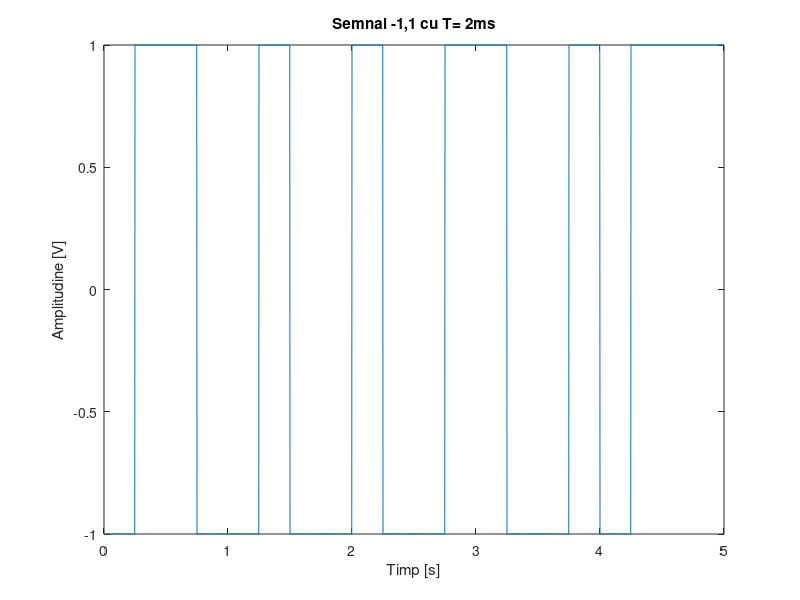
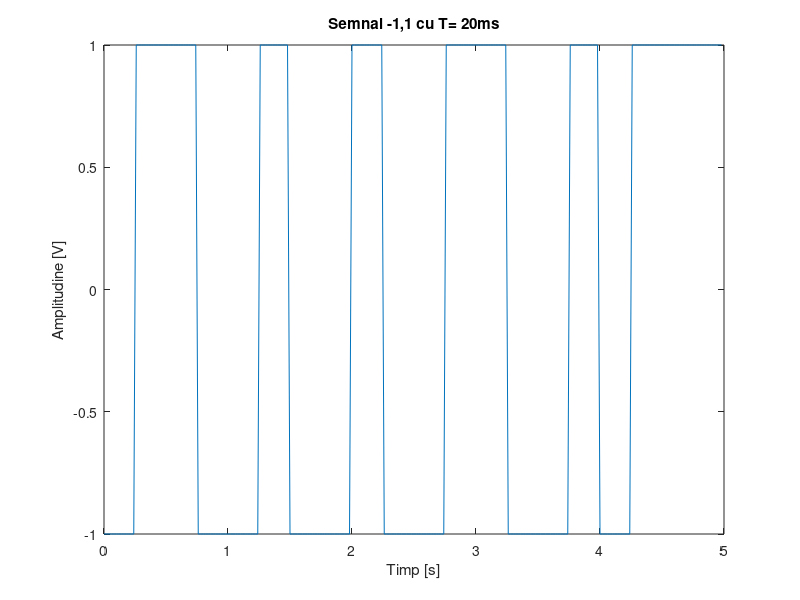
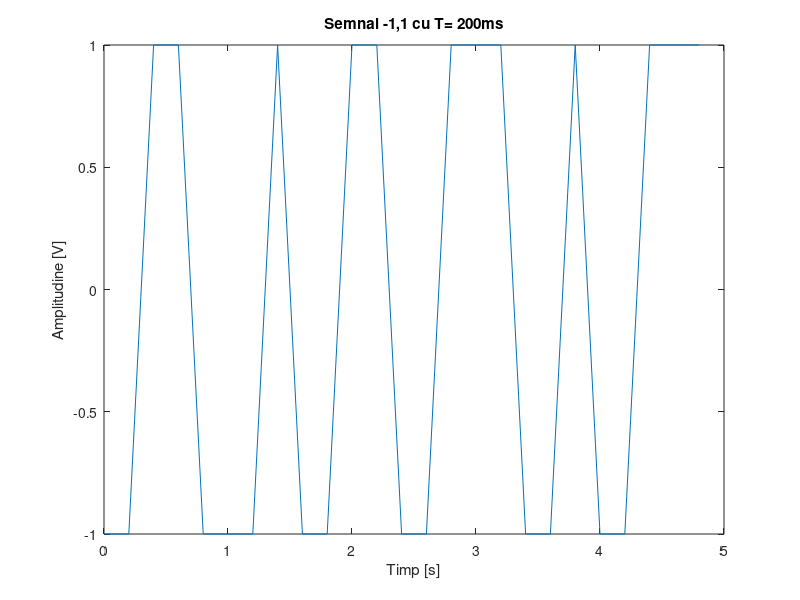
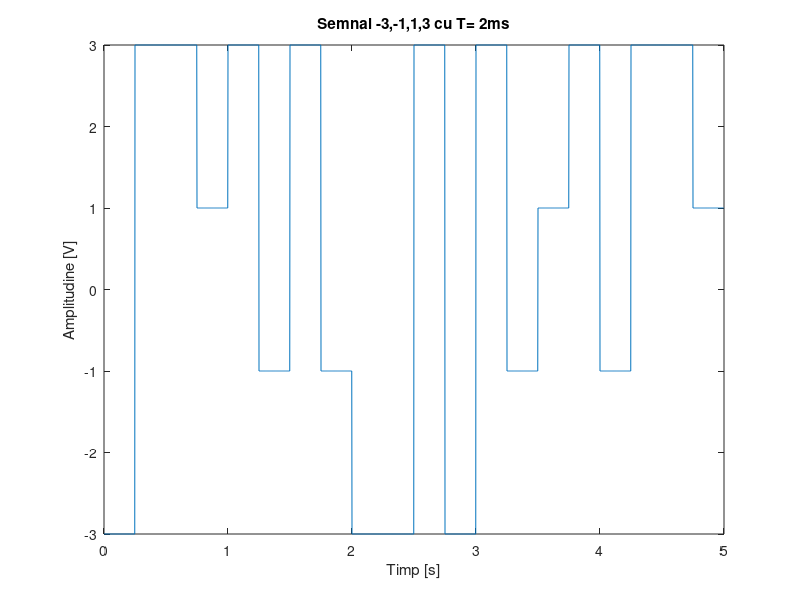

The MATLAB source for these figures, in order:
T_2ms = 0.002;
T_20ms = 0.02;
T_200ms = 0.2;
%a) {-1,1}


T = 5;
t2 = 0:T_2ms:T-T_2ms;
x=rand(1,T/0.25);
for i=1:length(x)
	if x(i)>0.5
		x(i)=1;
    end
	if (0.5>x(i))
		x(i)=-1;
    end
    end

x2=ones(1,0.25/T_2ms); 
x2=x2*x(1); 
for i=2:length(x)
	x2 = [x2,x(i)* ones(1,0.25/T_2ms)];
end

figure();
plot(t2,x2);
title('Semnal -1,1 cu T= 2ms');
xlabel('Timp [s]');
ylabel('Amplitudine [V]')

t20= 0:T_20ms:T-T_2ms;
x20 = x2(1:10:length(x2));

figure();
plot(t20,x20);
title('Semnal -1,1 cu T= 20ms');
xlabel('Timp [s]');
ylabel('Amplitudine [V]')

t200= 0:T_200ms:T-T_2ms;
x200 = x2(1:100:length(x2));

figure();
plot(t200,x200);
title('Semnal -1,1 cu T= 200ms');
xlabel('Timp [s]');
ylabel('Amplitudine [V]')

% b) {-3,-1,1,3}


T = 5;
t2 = 0:T_2ms:T-T_2ms;

x=rand(1,T/0.25);
for i=1:length(x)
	if x(i)>0.75
		x(i)=3;
	end
	if x(i)<0.25
		x(i)=-3;
	end
	if (0.5<x(i) && x(i)<0.75)
		x(i)=1;
	end
	if (0.5>x(i) && x(i)>0.25)
		x(i)=-1;
	end
end

x2=ones(1,0.25/T_2ms);
x2=x2*x(1);
for i=2:length(x)
	x2 = [x2,x(i)* ones(1,0.25/T_2ms)];
end
figure();
plot(t2,x2);
title('Semnal -3,-1,1,3 cu T= 2ms');
xlabel('Timp [s]');
ylabel('Amplitudine [V]')

t20= 0:T_20ms:T-T_2ms;
x20 = x2(1:10:length(x2));

figure();
plot(t20,x20);
title('Semnal -3,-1,1,3 cu T= 20ms');
xlabel('Timp [s]');
ylabel('Amplitudine [V]')

t200= 0:T_200ms:T-T_2ms;
x200 = x2(1:100:length(x2));

figure();
plot(t200,x200);
title('Semnal -3,-1,1,3 cu cu T= 200ms');
xlabel('Timp [s]');
ylabel('Amplitudine [V]')

% c) {-5,-3,-1,1,3,5}


T = 5;
t2 = 0:T_2ms:T-T_2ms;

x=rand(1,T/0.25);
for i=1:length(x)
	if x(i)>5/6
		x(i)=5;
	end
	if x(i)<1/6
		x(i)=-5;
	end
	if (4/6<x(i) && x(i)<5/6)
		x(i)=3;
	end
	if (2/6>x(i) && x(i)>1/6)
		x(i)=-3;
	end
	if (3/6<x(i) && x(i)<4/6)
		x(i)=1;
	end
	if (3/6>x(i) && x(i)>2/6)
		x(i)=-1;
	end
	
end


x2=ones(1,0.25/T_2ms);
x2=x2*x(1);
for i=2:length(x)
	x2 = [x2,x(i)* ones(1,0.25/T_2ms)];
end
figure();
plot(t2,x2);
title('Semnal -5,-3,-1,1,3,5 cu T=2ms');
xlabel('Timp [s]');
ylabel('Amplitudine [V]')

t20= 0:T_20ms:T-T_2ms;
x20 = x2(1:10:length(x2));

figure();
plot(t20,x20);
title('Semnal -5,-3,-1,1,3,5 cu T= 20ms');
xlabel('Timp [s]');
ylabel('Amplitudine [V]')

t200= 0:T_200ms:T-T_2ms;
x200 = x2(1:100:length(x2));

figure();
plot(t200,x200);
title('Semnal -5,-3,-1,1,3,5 cu T= 200ms');
xlabel('Timp [s]');
ylabel('Amplitudine [V]')

% d) {-7,-5,-3,-1,1,3,5,7}


T = 5;
t2 = 0:T_2ms:T-T_2ms;

x=rand(1,T/0.25);
for i=1:length(x)
	if x(i)>7/8
		x(i)=7;
	end
	if x(i)<1/8
		x(i)=-7;
	end
	if (6/8<x(i) && x(i)<7/8)
		x(i)=5;
        end
	if (2/8>x(i) && x(i)>1/8)
		x(i)=-5;
	end
	if (5/8<x(i) && x(i)<6/8)
		x(i)=3;
	end
	if (3/8>x(i) && x(i)>2/8)
		x(i)=-3;
	end
	if (4/8<x(i) && x(i)<5/8)
		x(i)=-3;
	end
	if (4/8>x(i) && x(i)>3/8)
		x(i)=-1;
        end
	
end


x2=ones(1,0.25/T_2ms);
x2=x2*x(1);
for i=2:length(x)
	x2 = [x2,x(i)* ones(1,0.25/T_2ms)];
end
figure();
plot(t2,x2);
title('Semnal -7,-5,-3,-1,1,3,5,7 cu T=2ms');
xlabel('Timp [s]');
ylabel('Amplitudine [V]')

t20= 0:T_20ms:T-T_2ms;
x20 = x2(1:10:length(x2));
figure();
plot(t20,x20);
title('Semnal -7,-5,-3,-1,1,3,5,7 cu T=20ms');
xlabel('Timp [s]');
ylabel('Amplitudine [V]')

t200= 0:T_200ms:T-T_2ms;
x200 = x2(1:100:length(x2));

figure();
plot(t200,x200);
title('Semnal -7,-5,-3,-1,1,3,5,7 cu T=200ms');
xlabel('Timp [s]');
ylabel('Amplitudine [V]')